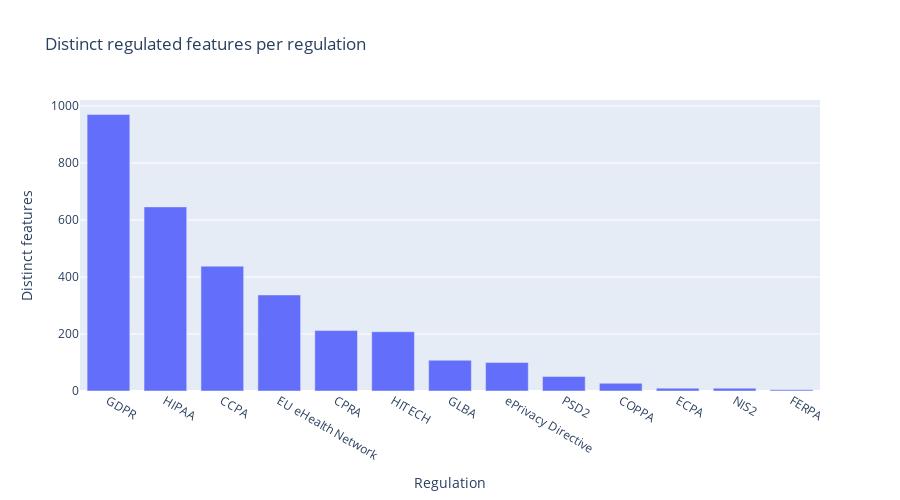

Here is the notebook cell this chart was saved with:
### Markdown cell above
### Figure 2: Distinct regulated features per regulation

Counts of **unique features** governed by each regulation in the High-confidence corpus.

### Code cell
f2 = merged_df[merged_df['confidence'] == 'High'].copy()
f2['year_int'] = f2['year_int'].clip(upper=2025)

per_reg_unique = (
    f2.groupby('reg_id')['feature_clean']
      .nunique()
      .reset_index(name='distinct_features')
      .sort_values('distinct_features', ascending=False)
)

fig2 = px.bar(
    per_reg_unique,
    x='reg_id', y='distinct_features',
    title='Distinct regulated features per regulation',
    labels={'reg_id':'Regulation','distinct_features':'Distinct features'},
)
fig2.update_layout(xaxis={'categoryorder':'total descending'}, bargap=0.25, height=500)
fig2.show()

### Figure 1 — Plotly figure (JSON) as saved in the notebook; plotly's stock layout.template omitted (floating-point values rounded to 4 significant figures)
{"data": [{"hovertemplate": "Regulation=%{x}<br>Distinct features=%{y}<extra></extra>", "legendgroup": "", "marker": {"color": "#636efa", "pattern": {"shape": ""}}, "name": "", "orientation": "v", "showlegend": false, "textposition": "auto", "type": "bar", "x": ["GDPR", "HIPAA", "CCPA", "EU eHealth Network", "CPRA", "HITECH", "GLBA", "ePrivacy Directive", "PSD2", "COPPA", "ECPA", "NIS2", "FERPA"], "xaxis": "x", "y": [970, 646, 438, 337, 212, 208, 108, 100, 51, 27, 10, 10, 4], "yaxis": "y"}], "layout": {"bargap": 0.25, "barmode": "relative", "height": 500, "legend": {"tracegroupgap": 0}, "title": {"text": "Distinct regulated features per regulation"}, "xaxis": {"anchor": "y", "categoryorder": "total descending", "domain": [0, 1], "title": {"text": "Regulation"}}, "yaxis": {"anchor": "x", "domain": [0, 1], "title": {"text": "Distinct features"}}}}
